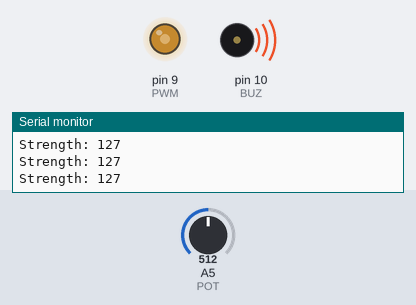
The sketch below on a simulated Arduino Uno, built with avr-gcc and run on an emulated ATmega328P. Parts: output pins drawn as LEDs (lit = HIGH), buzzer (waves = sounding), the last lines printed to the serial monitor. Inputs (shaded band) come from the test bench; at power-on: A5 (POT) = 512.

Above: at 1.2 s.
1.3 s: A5 (POT) set to 716
At 1.7 s:
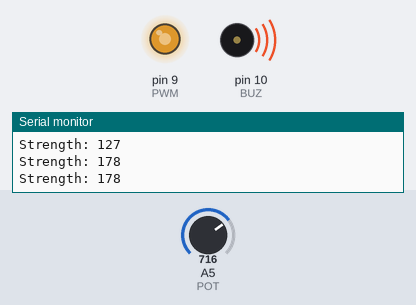
2.9 s: A5 (POT) set to 900
At 4.2 s:
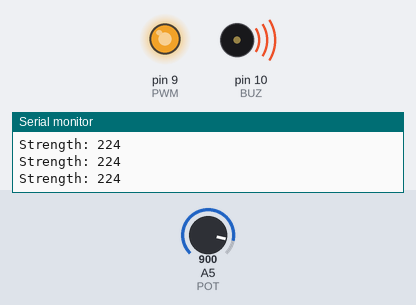
4.5 s: A5 (POT) set to 122
At 5.6 s:
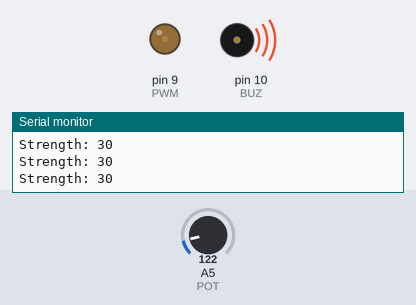
6.1 s: A5 (POT) set to 0
At 6.9 s:
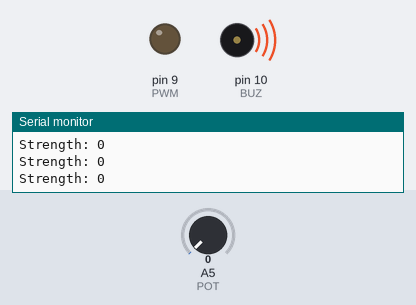
7.7 s: A5 (POT) set to 511
At 8.3 s:
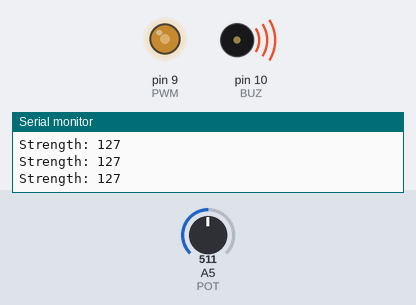
Timing chart, 0 to 10.3 s (numbered marks = the images above; inputs shaded):
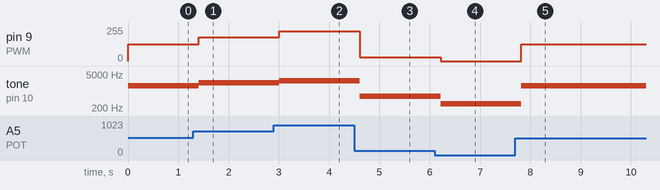

The sketch:

servotest2.ino
```cpp
/*
  Servo Tester

  Use a Potentiometer to test PWM rotation in a servo
 */


int POT = 5;
int PWM = 9;
int BUZ = 10;

// the setup function runs once when you press reset or power the board
void setup() {
  // initialize digital pin 13 as an output.
  pinMode(POT, INPUT);
  pinMode(PWM, OUTPUT);
  Serial.begin(9600);
}

// the loop function runs over and over again forever
void loop() {
  int pot = analogRead(POT);
  int str = map(pot, 0, 1023, 0, 255);
  if (Serial) {
    Serial.print("Strength: ");
    Serial.print(str);
    Serial.print("\n");
  }
  tone(BUZ, map(pot, 0, 1023, 300, 3000));
  analogWrite(PWM, str);
  delay(200);
}
```

Measured:
- after the input at 1.3 s, pin 9 (PWM): 127/255 → 178/255 after 0.10 s; tone on pin 10 (BUZ): 1651 Hz → 2189 Hz after 0.10 s
- after the input at 2.9 s, pin 9 (PWM): 178/255 → 224/255 after 0.11 s; tone on pin 10 (BUZ): 2189 Hz → 2675 Hz after 0.11 s
- after the input at 4.5 s, pin 9 (PWM): 224/255 → 30/255 after 0.11 s; tone on pin 10 (BUZ): 2675 Hz → 621 Hz after 0.11 s
- after the input at 6.1 s, pin 9 (PWM): 30/255 → 0/255 after 0.12 s; tone on pin 10 (BUZ): 621 Hz → 300 Hz after 0.12 s
- after the input at 7.7 s, pin 9 (PWM): 0/255 → 127/255 after 0.12 s; tone on pin 10 (BUZ): 300 Hz → 1648 Hz after 0.12 s
